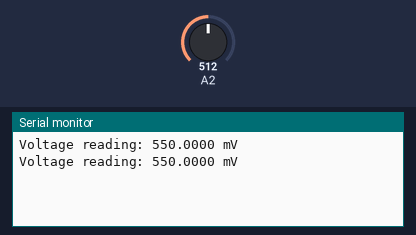
Bench run of a sketch on a simulated Arduino Uno, built with avr-gcc and run on an emulated ATmega328P. Parts: the last lines printed to the serial monitor. The inputs (shaded band) are chosen by the test bench; at power-on: A2 = 512.

Above: at 1.2 s.
1.3 s: A2 set to 716
At 2.6 s:
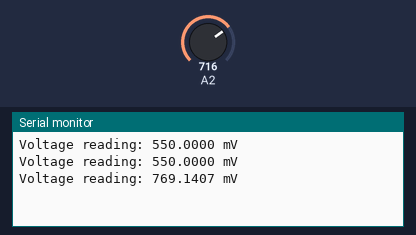
2.8 s: A2 set to 900
At 3.8 s:
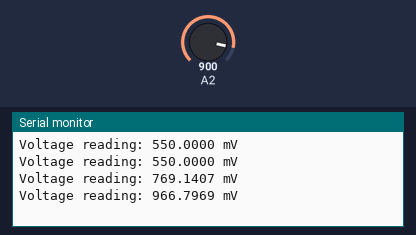
Timing chart, 0 to 5.8 s (numbered marks = the images above; inputs shaded):
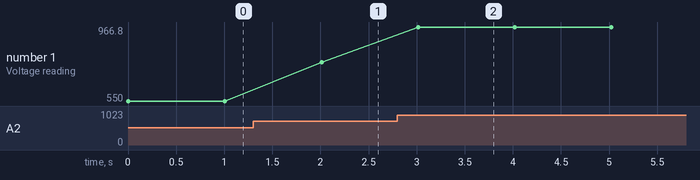

The sketch:

Voltage_reading.ino
```cpp
void setup() {
  // initialize serial communication at 9600 bits per second:
Serial.begin(9600);
}

void loop(){
  analogReference (INTERNAL);
  int sum = 0;
  for (int i=0; i<30; i++) {
  sum=sum+analogRead(A2); //for loop to sum 30 measurments
  }
  float average=sum/30; //get average of the 30 measurments (better precision)
  float voltage = average * (1.1/ 1024) * 1000; //voltage mili reading
  // Convert the analog reading (which goes from 0 - 1023) to a voltage (0 - 5V):

  unsigned long Time=millis()/1000; //how much time has elapsed

  // print out the value you read:
  Serial.print("Voltage reading: ");
  Serial.print(voltage,4); //print voltage mesurement with 4 decimals
  Serial.println(" mV");

  delay (1000);//repeat the loop every second (take data every second)

}
```

Measured:
- after the input at 1.3 s, the serial monitor: prints a new line after 0.71 s (image 1)
- after the input at 2.8 s, the serial monitor: prints a new line after 0.22 s (image 2)
- plotted number 1: 550 → 769.14 after the input at 1.3 s, 769.14 → 966.8 after the input at 2.8 s
